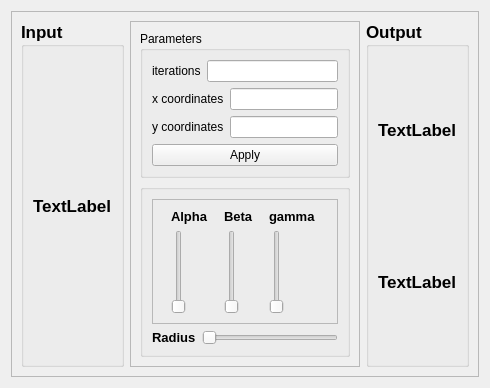
      <widget class="QWidget" name="tab_3">
       <attribute name="title">
        <string>Active contour</string>
       </attribute>
       <layout class="QHBoxLayout" name="horizontalLayout_21">
        <item>
         <widget class="QFrame" name="imageFrame_6">
          <property name="minimumSize">
           <size>
            <width>0</width>
            <height>0</height>
           </size>
          </property>
          <property name="frameShape">
           <enum>QFrame::StyledPanel</enum>
          </property>
          <property name="frameShadow">
           <enum>QFrame::Raised</enum>
          </property>
          <layout class="QHBoxLayout" name="horizontalLayout_12">
           <item>
            <widget class="QGroupBox" name="inputgroupBox_6">
             <property name="font">
              <font>
               <pointsize>13</pointsize>
               <bold>true</bold>
              </font>
             </property>
             <property name="title">
              <string>Input</string>
             </property>
             <layout class="QHBoxLayout" name="horizontalLayout_19">
              <item>
               <widget class="QLabel" name="activeContourInput">
                <property name="text">
                 <string>TextLabel</string>
                </property>
               </widget>
              </item>
             </layout>
            </widget>
           </item>
           <item>
            <widget class="QFrame" name="frame_18">
             <property name="maximumSize">
              <size>
               <width>380</width>
               <height>16777215</height>
              </size>
             </property>
             <property name="frameShape">
              <enum>QFrame::StyledPanel</enum>
             </property>
             <property name="frameShadow">
              <enum>QFrame::Raised</enum>
             </property>
             <layout class="QVBoxLayout" name="verticalLayout_36">
              <item>
               <widget class="QGroupBox" name="groupBox_7">
                <property name="title">
                 <string>Parameters</string>
                </property>
                <layout class="QVBoxLayout" name="verticalLayout">
                 <item>
                  <layout class="QHBoxLayout" name="horizontalLayout_25">
                   <item>
                    <widget class="QLabel" name="label_15">
                     <property name="text">
                      <string>iterations</string>
                     </property>
                    </widget>
                   </item>
                   <item>
                    <widget class="QLineEdit" name="iterations"/>
                   </item>
                  </layout>
                 </item>
                 <item>
                  <layout class="QHBoxLayout" name="horizontalLayout_26">
                   <item>
                    <widget class="QLabel" name="label_16">
                     <property name="text">
                      <string>x coordinates</string>
                     </property>
                    </widget>
                   </item>
                   <item>
                    <widget class="QLineEdit" name="x_coor"/>
                   </item>
                  </layout>
                 </item>
                 <item>
                  <layout class="QHBoxLayout" name="horizontalLayout_27">
                   <item>
                    <widget class="QLabel" name="label_17">
                     <property name="text">
                      <string>y coordinates</string>
                     </property>
                    </widget>
                   </item>
                   <item>
                    <widget class="QLineEdit" name="y_coor"/>
                   </item>
                  </layout>
                 </item>
                 <item>
                  <widget class="QPushButton" name="applyContour">
                   <property name="text">
                    <string>Apply</string>
                   </property>
                  </widget>
                 </item>
                </layout>
               </widget>
              </item>
              <item>
               <widget class="QGroupBox" name="groupBox_6">
                <property name="maximumSize">
                 <size>
                  <width>16777215</width>
                  <height>400</height>
                 </size>
                </property>
                <property name="font">
                 <font>
                  <pointsize>10</pointsize>
                  <bold>true</bold>
                 </font>
                </property>
                <property name="title">
                 <string/>
                </property>
                <layout class="QVBoxLayout" name="verticalLayout_37">
                 <item>
                  <widget class="QFrame" name="frame_25">
                   <property name="frameShape">
                    <enum>QFrame::StyledPanel</enum>
                   </property>
                   <property name="frameShadow">
                    <enum>QFrame::Raised</enum>
                   </property>
                   <layout class="QHBoxLayout" name="horizontalLayout_23">
                    <item>
                     <layout class="QVBoxLayout" name="verticalLayout_49">
                      <item>
                       <widget class="QLabel" name="label_25">
                        <property name="text">
                         <string>Alpha</string>
                        </property>
                       </widget>
                      </item>
                      <item>
                       <widget class="QSlider" name="contourAlpha">
                        <property name="orientation">
                         <enum>Qt::Vertical</enum>
                        </property>
                       </widget>
                      </item>
                     </layout>
                    </item>
                    <item>
                     <layout class="QVBoxLayout" name="verticalLayout_50">
                      <item>
                       <widget class="QLabel" name="label_26">
                        <property name="text">
                         <string>Beta</string>
                        </property>
                       </widget>
                      </item>
                      <item>
                       <widget class="QSlider" name="contourBeta">
                        <property name="orientation">
                         <enum>Qt::Vertical</enum>
                        </property>
                       </widget>
                      </item>
                     </layout>
                    </item>
                    <item>
                     <layout class="QVBoxLayout" name="verticalLayout_51">
                      <item>
                       <widget class="QLabel" name="label_27">
                        <property name="text">
                         <string>gamma</string>
                        </property>
                       </widget>
                      </item>
                      <item>
                       <widget class="QSlider" name="contourGamma">
                        <property name="orientation">
                         <enum>Qt::Vertical</enum>
                        </property>
                       </widget>
                      </item>
                     </layout>
                    </item>
                   </layout>
                  </widget>
                 </item>
                 <item>
                  <layout class="QHBoxLayout" name="horizontalLayout_24">
                   <item>
                    <widget class="QLabel" name="label_22">
                     <property name="text">
                      <string>Radius</string>
                     </property>
                    </widget>
                   </item>
                   <item>
                    <widget class="QSlider" name="contourRadius">
                     <property name="orientation">
                      <enum>Qt::Horizontal</enum>
                     </property>
                    </widget>
                   </item>
                  </layout>
                 </item>
                </layout>
               </widget>
              </item>
             </layout>
            </widget>
           </item>
           <item>
            <widget class="QGroupBox" name="outputGroupBox_6">
             <property name="font">
              <font>
               <pointsize>13</pointsize>
               <italic>false</italic>
               <bold>true</bold>
              </font>
             </property>
             <property name="title">
              <string>Output</string>
             </property>
             <layout class="QVBoxLayout" name="verticalLayout_38">
              <item>
               <widget class="QLabel" name="activeContourOutput">
                <property name="text">
                 <string>TextLabel</string>
                </property>
               </widget>
              </item>
              <item>
               <widget class="QLabel" name="legend">
                <property name="text">
                 <string>TextLabel</string>
                </property>
               </widget>
              </item>
             </layout>
            </widget>
           </item>
          </layout>
         </widget>
        </item>
       </layout>
      </widget>
